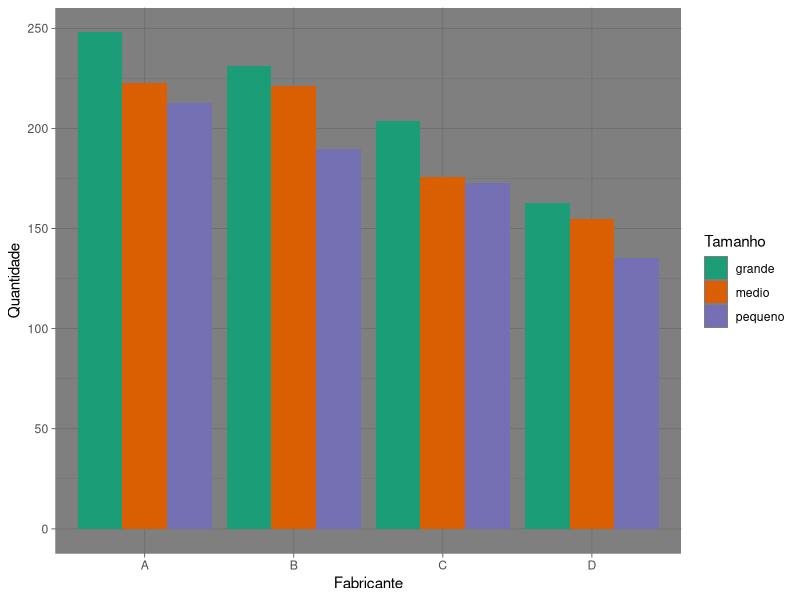
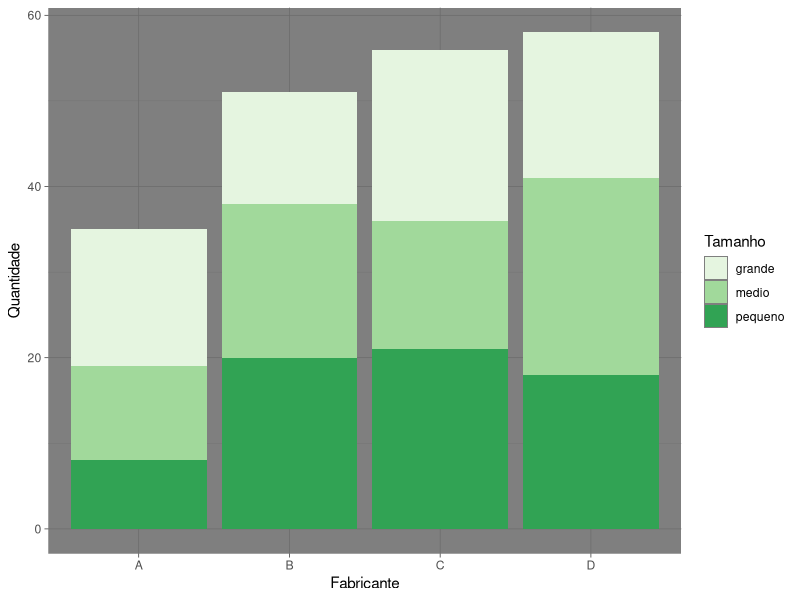
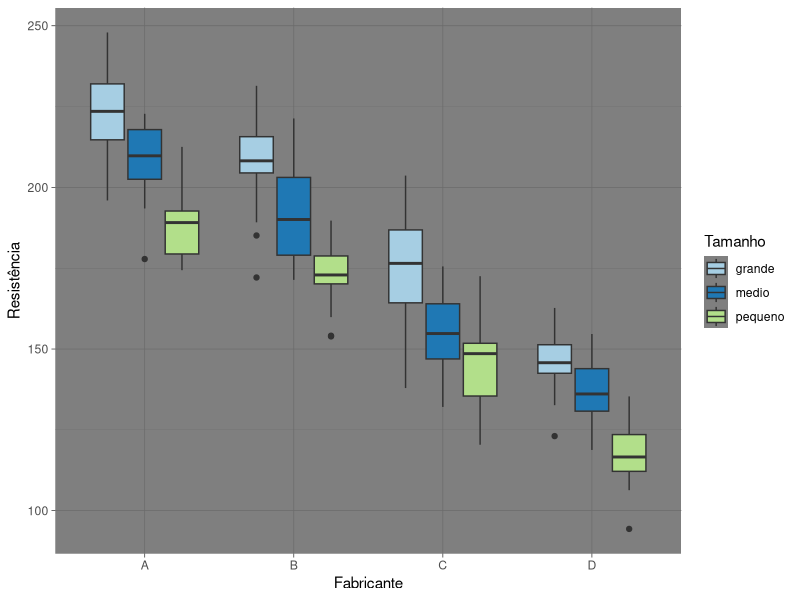
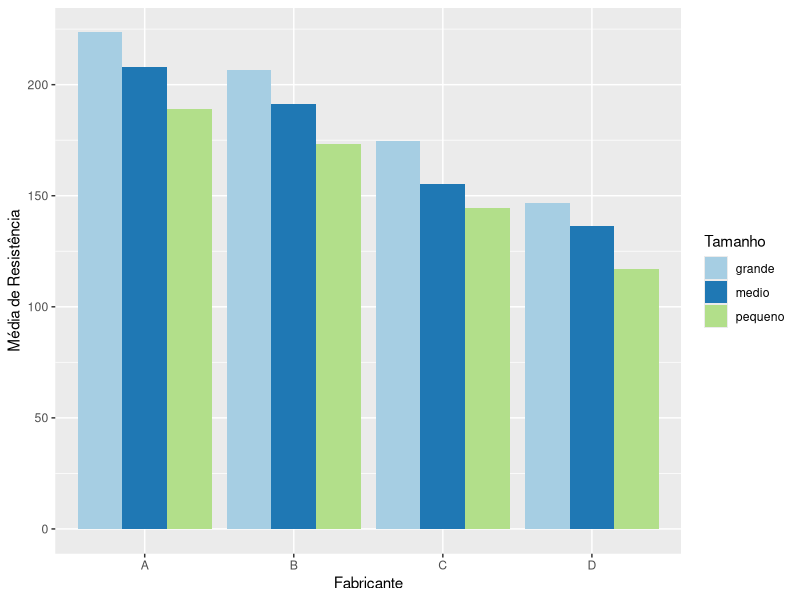
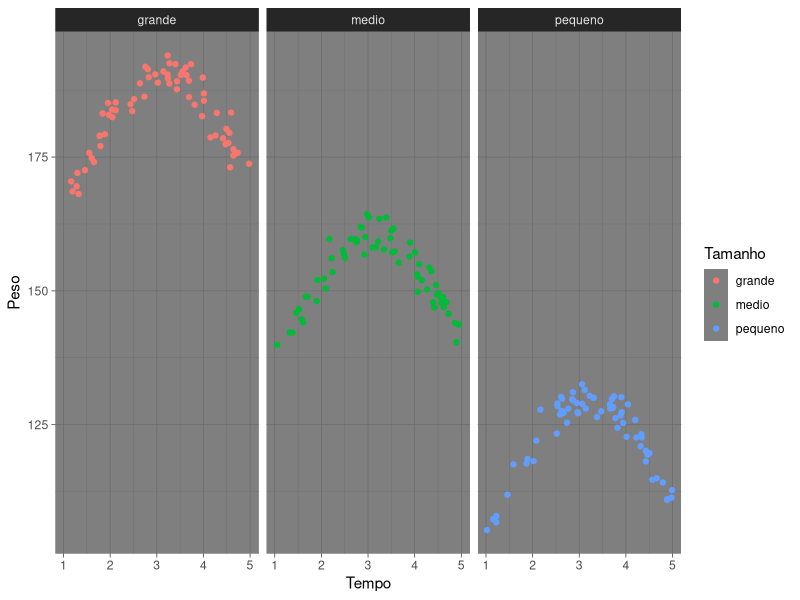
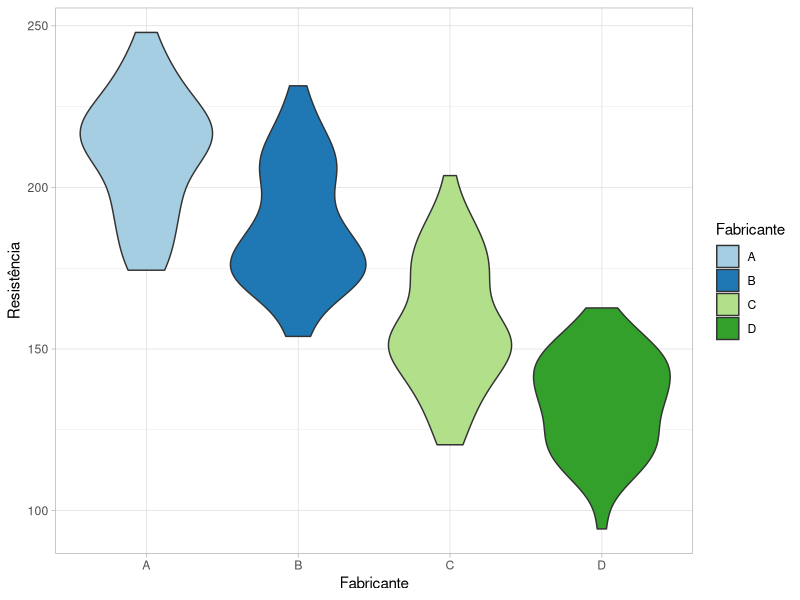

Generate these figures, in order, with R:
#P1
#Deivid da silva galvao

#Questão 1
#lendo arquivo csv
# arq deve estar na mesma pasta
# abrir bloco de notas para verificar a sepercao dos dados
dados=read.csv('dados1.csv', sep = ',',dec='.',header = T)

install.packages("ggplot2")
# Carregando a biblioteca ggplot2
library(ggplot2)

# Criando o gráfico de barras agrupadas
ggplot(dados, aes(x = fabricante, y = resistencia, fill = tamanho)) + 
  geom_bar(stat = "identity", position = position_dodge()) +
  labs(x = "Fabricante", y = "Quantidade", fill = "Tamanho") +
  theme_dark() +  scale_fill_brewer(palette = "Dark2")

ggplot(dados,aes(x =fabricante,fill=tamanho)) +geom_bar()+
  labs(x = "Fabricante", y = "Quantidade", fill = "Tamanho") +
  scale_fill_brewer(palette="Set6")+theme_dark()

#Questão 2

# Carregando a biblioteca ggplot2
library(ggplot2)

# Criando o gráfico de boxplot
ggplot(dados, aes(x = fabricante, y = resistencia, fill = tamanho)) + 
  geom_boxplot() +labs(x = "Fabricante", y = "Resistência", fill = "Tamanho") +
  theme_dark() +  scale_fill_brewer(palette = "Paired")

# Questão 3

# Calculando as médias das resistências por fabricante e tamanho
medias <- aggregate(resistencia ~ fabricante + tamanho, data = dados, mean)

# Criando o gráfico de barras agrupadas
ggplot(medias, aes(x = fabricante, y = resistencia, fill = tamanho)) +
  geom_bar(stat = "identity", position = position_dodge()) +
  labs(x = "Fabricante", y = "Média de Resistência", fill = "Tamanho") +
  theme_get()  + scale_fill_brewer(palette = "Paired")


#Questão 4
# Criando o gráfico de dispersão
ggplot(dados, aes(x = tempo, y = peso, color = tamanho)) +
  geom_point() +
  facet_wrap(~ tamanho) +
  labs(x = "Tempo", y = "Peso", color = "Tamanho") +
  theme_dark()

#Questão 5
# Criando o gráfico de violino
ggplot(dados, aes(x = fabricante, y = resistencia, fill = fabricante)) +
  geom_violin() +
  labs(x = "Fabricante", y = "Resistência", fill = "Fabricante") +
  theme_light() + 
scale_fill_brewer(palette = "Paired")
